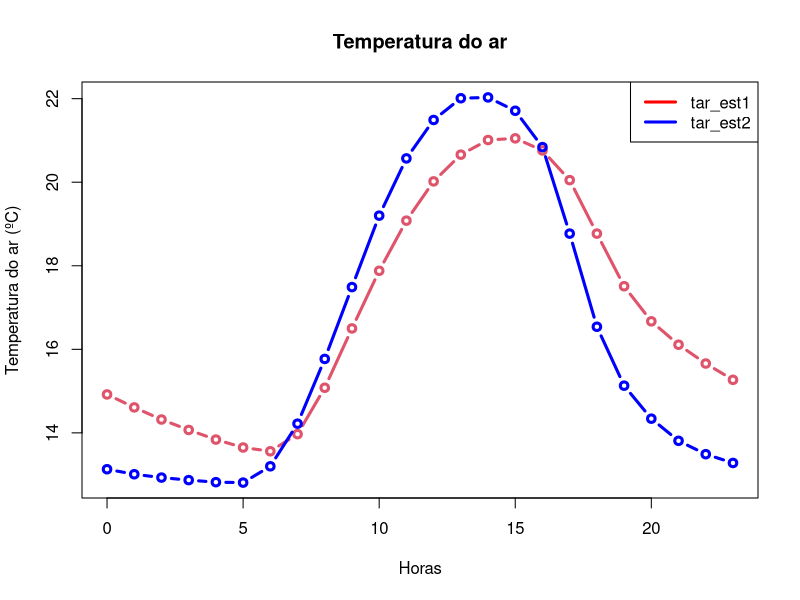
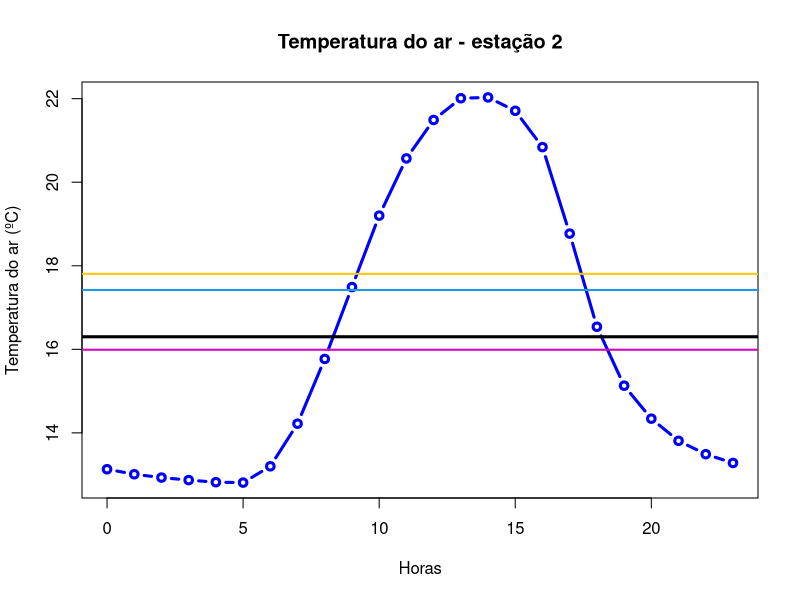
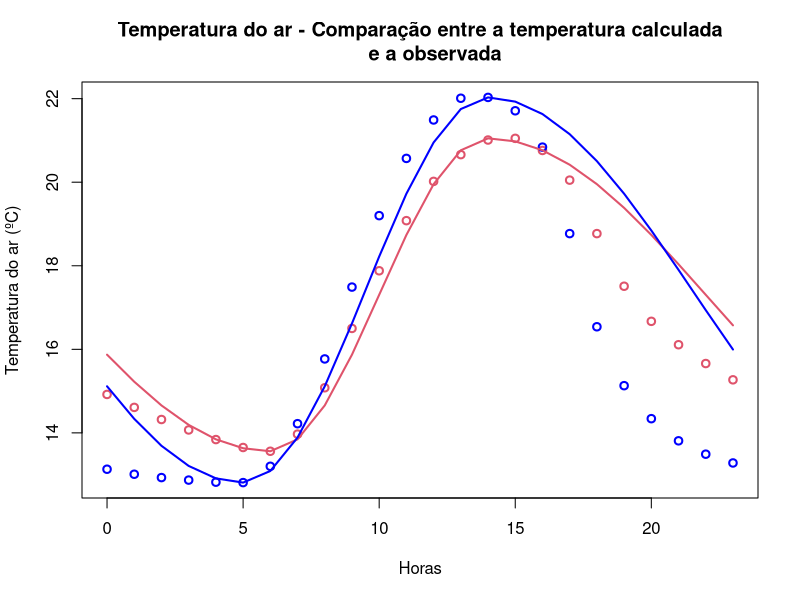

The R script that drew these images, in order:
## ---- chunk 1
knitr::opts_chunk$set(echo = TRUE,
                      comment = "",
                      prompt = FALSE, 
                      collapse = TRUE 
                      )
## ---- chunk 2
library(dplyr)
## ---- chunk 3
(x <- seq(from = 3, to = 6, by = 0.1))

e_x <-exp(x) * cos(x)
e_x
## ---- chunk 4
exp1 <- seq(from = 3, to = 36, by = 3)
exp2 <- seq(from = 1, to = 34, by = 3)
vetor_2a <- 0.1^(exp1) * 0.2^(exp2)
vetor_2a
## ---- chunk 5
seq_aux <- seq(from = 1, to = 25, by = 1)
vetor_2b <- (2^(seq_aux))/seq_aux
vetor_2b
## ---- chunk 6
dds <- c(
         domingo = 1,
         segunda = 2,
         terca = 3,
         quarta = 4,
         quinta = 5,
         sexta = 6,
         sabado = 7
)

dds

dds[2]
## ---- chunk 7
dds_nums <- c(
  5L, 2L, 5L, 2L, 7L, 7L, 2L,
  6L, 6L, 3L, 7L, 1L, 2L, 2L,
  5L, 7L, 3L, 2L, 6L, 4L, 1L
)
names(dds)[dds_nums]
## ---- chunk 8
vetor_5a <- c(85, 79, 70, 6, 32, 8, 17, 93, 81, 76)
vetor_par_5a <- (vetor_5a %% 2 == 0)
vetor_par_5a
## ---- chunk 9
quant_impar <- sum(vetor_5a %% 2 != 0)
quant_impar
## ---- chunk 10
anos <- c(1894, 1947, 1901, 1992, 1925, 2014, 1993, 1996, 1984, 1897, 2100, 2300)

ano_bissexto <- (anos %% 4 == 0 & anos %% 100 != 0) | (anos %% 400 == 0 )

ano_bissexto
## ---- chunk 11
anos[ano_bissexto]
## ---- chunk 12
ndias <- ifelse(
                test = ano_bissexto,
                yes = 366,
                no = 365
)
ndias
## ---- chunk 13
tot_anos_bissexto <- sum(ano_bissexto)
tot_anos_bissexto
## ---- chunk 14
vetor_7a <- c(
              -30,
              seq(from = 0, to = 20, by = 5),
              30
)
vetor_7a
## ---- chunk 15
vetor_7b <- seq(from = 1.0, to = 0.0, by = -0.2)
vetor_7b
## ---- chunk 16
vetor_7c <- seq(from = -pi, to = pi, length.out = 10)
vetor_7c
## ---- chunk 17
vetor_7d <- rep(x = -1:5, times = 2:8)
vetor_7d
## ---- chunk 18
vetor_7e <- rep(x = c(5:1,2:5), times = c(5:1,2:5))
vetor_7e
## ---- chunk 19
vetor_geral <- v3 <- c(11, 0.25, 7, 2)
## ---- chunk 20
seq(from = 1, to = length(vetor_geral))
## ---- chunk 21
vetor_geral <- v2 <- c(11, 0.25)
## ---- chunk 22
seq(from = 1, to = length(vetor_geral))
## ---- chunk 23
vetor_geral <- v1 <- c(11)
## ---- chunk 24
seq(from = 1, to = length(vetor_geral))
## ---- chunk 25
vetor_geral <- v0 <- c()
## ---- chunk 26
seq(from = 1, to = length(vetor_geral))
## ---- chunk 27
tar_est1 <- c(
  14.92, 14.61, 14.32, 14.07, 13.84, 13.65, 13.56, 13.97, 15.08,
  16.5, 17.88, 19.08, 20.02, 20.66, 21.01, 21.05, 20.76, 20.05,
  18.77, 17.51, 16.67, 16.11, 15.66, 15.27
)
tar_est2 <- c(
  13.13, 13.01, 12.93, 12.87, 12.82, 12.81, 13.2, 14.22, 15.77,
  17.49, 19.2, 20.57, 21.49, 22.01, 22.03, 21.71, 20.84, 18.77,
  16.54, 15.13, 14.34, 13.81, 13.49, 13.28
)
## ---- chunk 28
length(tar_est1)
length(tar_est2)

#verificando o tamanho dos vetores

horas <- seq(0, 23)

plot(
     x = horas,
     y = tar_est1,
     xlab = "Horas",
     ylab = "Temperatura do ar (ºC)",
     main = "Temperatura do ar",
     type = "b",
     lwd = 3,
     col = 2,
     ylim = range(c(tar_est1,tar_est2))
)

lines(
      x = horas,
      y = tar_est2,
      col = "blue",
      lwd = 3,
      type = "b"
)

legend("topright", legend = c("tar_est1", "tar_est2"), col = c("red", "blue"), lty = 1, lwd = 3)
## ---- chunk 29
tmed_est1 <- round(x = mean(tar_est1), digits = 1)
tmed_est2 <- round(x = mean(tar_est2), digits = 1)
tmed_est1
tmed_est2
## ---- chunk 30
tmed_est1 == tmed_est2

#Os valores não são iguais

est_quente <- ifelse(
                     test = tmed_est1 > tmed_est2,
                     yes = "O ambiente da estação 1 é mais quente",
                     no = "O ambiente da estação 2 é mais quente"
)
est_quente
## ---- chunk 31
maxtemp3_est1 <- sort(x = tar_est1, decreasing = TRUE)[3]
maxtemp3_est2 <- sort(x = tar_est2, decreasing = TRUE)[3]
maxtemp3_est1
maxtemp3_est2
## ---- chunk 32
atd_est1 <- round(max(tar_est1)-min(tar_est1), digits = 1)
atd_est2 <- round(max(tar_est2)-min(tar_est2), digits = 1)
atd_est1
atd_est2
## ---- chunk 33
hmax_est1 <- horas[which(max(tar_est1) == tar_est1)]
hmax_est2 <- horas[which(max(tar_est2) == tar_est2)]
hmin_est1 <- horas[which(min(tar_est1) == tar_est1)]
hmin_est2 <- horas[which(min(tar_est2) == tar_est2)]
hmax_est1
hmax_est2
hmin_est1
hmin_est2
## ---- chunk 34
vetor_max_diff <- abs(tar_est2[which(tar_est2 > tar_est1)]) -
  abs(tar_est1[which(tar_est2 > tar_est1)])
max_diff <- max(vetor_max_diff)
max_diff
## ---- chunk 35
hora_max_diff <- horas[which(tar_est2 > tar_est1 & (abs(tar_est2) -
  abs(tar_est1)) == max_diff)]
hora_max_diff
## ---- chunk 36
tar_apos_tmax_est1 <- tar_est1
tar_apos_tmax_est1[1:hmax_est1] <- NA

diff_apos_tmax_est1 <- c(NA, diff(tar_apos_tmax_est1))
aux1 <- which(diff_apos_tmax_est1 == min(diff_apos_tmax_est1, na.rm = TRUE))
hps_est1 <- horas[aux1]
hps_est1

tar_apos_tmax_est2 <- tar_est2
tar_apos_tmax_est2[1:hmax_est2] <- NA

diff_apos_tmax_est2 <- c(NA, diff(tar_apos_tmax_est2))
aux2 <- which(diff_apos_tmax_est2 == min(diff_apos_tmax_est2, na.rm = TRUE))
hps_est2 <- horas[aux2]
hps_est2
## ---- chunk 37
horas_prox <- horas[which(abs(tar_est1 - tar_est2) < 0.5)]
horas_prox
## ---- chunk 38
tar_met1 <- (max(tar_est2) + min(tar_est2)) / 2
tar_met1

tar_met2 <- (max(tar_est2) + min(tar_est2) + tar_est2[which(horas == 9)] +
  tar_est2[which(horas == 21)] * 2) / 5
tar_met2

tar_met3 <- (tar_est2[which(horas == 7)] + tar_est2[which(horas == 14)] +
  tar_est2[which(horas == 9)] * 2) / 4
tar_met3
## ---- chunk 39
plot(
     x = horas,
     y = tar_est2,
     xlab = "Horas",
     ylab = "Temperatura do ar (ºC)",
     main = "Temperatura do ar - estação 2",
     type = "b",
     lwd = 3,
     col = "blue",
     ylim = range(tar_est2)
)

abline(h = tmed_est2, col = 1, lwd = 3)

abline(h = tar_met1, col = 4, lwd = 2)
abline(h = tar_met2, col = 6, lwd = 2)
abline(h = tar_met3, col = 7, lwd = 2)
## ---- chunk 40
t_barra_est1 <- (max(tar_est1) + min(tar_est1)) / 2
a_upper_est1 <- (max(tar_est1) - min(tar_est1)) / 2

arg1_est1 <- pi*((horas[1:hmin_est1] + 10) / (10 + hmin_est1))

arg2_est1 <- pi*((horas[(hmin_est1+1):hmax_est1] - hmin_est1) / (14 - hmin_est1))

arg3_est1 <- pi*((14 - horas[(hmax_est1+1):length(horas)]) / (10 + hmin_est1))

tar_calc_est1 <- rep(x = NA, times = length(tar_est1)) #inicializa o vetor da
#temperatura calculada sem valor algum, mas com o mesmo tamanho de tar_est1

tar_calc_est1[1:hmin_est1] <- t_barra_est1 + a_upper_est1 * cos(arg1_est1)
tar_calc_est1[(hmin_est1 + 1):hmax_est1] <- t_barra_est1 - a_upper_est1 * 
  cos(arg2_est1)
tar_calc_est1[(hmax_est1 + 1):length(tar_calc_est1)] <- t_barra_est1 + 
  a_upper_est1 * cos(arg3_est1)

t_barra_est2 <- (max(tar_est2) + min(tar_est2)) / 2
a_upper_est2 <- (max(tar_est2) - min(tar_est2)) / 2

arg1_est2 <- pi*((horas[1:hmin_est2] + 10) / (10 + hmin_est2))

arg2_est2 <- pi*((horas[(hmin_est2+1):hmax_est2] - hmin_est2) / (14 - hmin_est2))

arg3_est2 <- pi*((14 - horas[(hmax_est2+1):length(horas)]) / (10 + hmin_est2))

tar_calc_est2 <- rep(x = NA, times = length(tar_est2)) #inicializa o vetor da 
#temperatura calculada sem valor algum, mas com o mesmo tamanho de tar_est2

tar_calc_est2[1:hmin_est2] <- t_barra_est2 + a_upper_est2 * cos(arg1_est2)
tar_calc_est2[(hmin_est2 + 1):hmax_est2] <- t_barra_est2 - a_upper_est2 * 
  cos(arg2_est2)
tar_calc_est2[(hmax_est2 + 1):length(tar_calc_est2)] <- t_barra_est2 + 
  a_upper_est2 * cos(arg3_est2)
## ---- chunk 41
plot(
     x = horas,
     y = tar_est1,
     xlab = "Horas",
     ylab = "Temperatura do ar (ºC)",
     main = "Temperatura do ar - Comparação entre a temperatura calculada
     e a observada",
     type = "p",
     lwd = 2,
     col = 2,
     ylim = range(c(tar_est1,tar_est2))
)
par(lheight = 2)

lines(
      x = horas,
      y = tar_est2,
      col = "blue",
      lwd = 2,
      type = "p"
)

lines(
      x = horas,
      y = tar_calc_est1,
      col = 2,
      lwd = 2,
      type = "l"
)

lines(
      x = horas,
      y = tar_calc_est2,
      col = "blue",
      lwd = 2,
      type = "l"
)
## ---- chunk 42
rmse_est1 <- sqrt(sum((tar_calc_est1 - tar_est1)^2) / length(tar_est1))

rmse_est1

rmse_est2 <- sqrt(sum((tar_calc_est2 - tar_est2)^2) / length(tar_est2))

rmse_est2
## ---- chunk 43
corr_est1 <- sum((tar_est1 - mean(tar_est1)) * (tar_calc_est1 - mean(tar_calc_est1))) /
  sqrt(sum(((tar_est1 - mean(tar_est1))^2)) * sum((tar_calc_est1 - mean(tar_calc_est1))^2))

corr_est1

corr_est2 <- sum((tar_est2 - mean(tar_est2)) * (tar_calc_est2 - mean(tar_calc_est2))) /
  sqrt(sum(((tar_est2 - mean(tar_est2))^2)) * sum((tar_calc_est2 - mean(tar_calc_est2))^2))

corr_est2

## ---- chunk 44
all.equal(
          target = corr_est1,
          current = cor(tar_est1, tar_calc_est1)
)

all.equal(
          target = corr_est2,
          current = cor(tar_est2, tar_calc_est2)
)
## ---- chunk 45
horas_q11 <- 9:21
prech_q11 <- c(0.0, 0.0, 0.0, 0.0, 0.0, 0.0, 0.0, 21.4, 41.2, 2.6, 1.0, 0.4,
  0.0)
## ---- chunk 46
prec_acum <- cumsum(prech_q11)
prec_acum

c(NA, diff(prec_acum))
## ---- chunk 47
hmax_q11 <- horas_q11[which(prech_q11 == max(prech_q11))]
hmax_q11
## ---- chunk 48
prech_logic <- prech_q11 > 0

hora_ini <- horas_q11[which(cumsum(prech_logic) == 1)[1]]
hora_ini

hora_fim <- horas_q11[which.max(cumsum(prech_logic))]
hora_fim

duracao <- hora_fim - hora_ini + 1
duracao
## ---- chunk 49
prech_logic2 <- prech_q11 > 20.0

hora_ini2 <- horas_q11[which(cumsum(prech_logic2) == 1)[1]]
hora_ini2

hora_fim2 <- horas_q11[which.max(cumsum(prech_logic2))[1]]
hora_fim2

duracao2 <- hora_fim2 - hora_ini2 + 1
duracao2
## ---- chunk 50
limiar_cond <- 20.0

ocorr_cond <- as.integer(prech_q11 > limiar_cond)

index_ini_cond <- which(lag(ocorr_cond) - ocorr_cond < 0)

index_prim_cond <- ifelse(
  test = ocorr_cond[1] == 1,
  yes = 1,
  no = 0
)
index_ini_cond <- c(index_prim_cond, index_ini_cond)

index_fim_cond <- which(lead(ocorr_cond) - ocorr_cond < 0)

index_ult_cond <- ifelse(
  test = ocorr_cond[length(ocorr_cond)] == 1,
  yes = length(ocorr_cond),
  no = 0
)
index_fim_cond <- c(index_fim_cond, index_ult_cond)

#hora de início
horas_q11[index_ini_cond]

#hora de fim
horas_q11[index_fim_cond]


duracao_cond <- horas_q11[index_fim_cond] - horas_q11[index_ini_cond] + 1

#duração
duracao_cond
## ---- chunk 51
prec_tot <- sum(prech_q11[which(horas_q11 == hora_ini):which(horas_q11 == hora_fim)])
prec_tot

percent_17h <- sum(prech_q11[which(horas_q11 == hora_ini):which(horas_q11 == 17)]) /
  prec_tot * 100
percent_17h
## ---- chunk 52
prec_tot2 <- sum(prech_q11[which(horas_q11 == hora_ini2):which(horas_q11 == hora_fim2)])
prec_tot2

percent_17h_2 <- sum(prech_q11[which(horas_q11 == hora_ini2):which(horas_q11 == 17)]) /
  prec_tot2 * 100
percent_17h_2
## ---- chunk 53
#considerando os valores do vetor x como os valores descritos de exemplo para o
#vetor z

x_q12 <- c(11, 10, 15, 2, 6, -15, -10, -22, -8, 5, 7, 2, 12, 8, 4, 1, 3, -3, -1,
  30, 14)

x_positiv <- x_q12 > 0
posicao_q12 <- which((lag(x_q12) * x_positiv) < 0)

x_q12[posicao_q12]
## ---- chunk 54
prec <- c(
  0, 0, 0, 0.8, 0, 0.01, 0.75, 0,
  0, 0, 0, 0.35, 0.08, 0, 0, 0, 0, 0.31, 0, 3.57, 12.17, 0, 0,
  0, 0.04, 3.16, 0, 0.95, 0.79, 0, 0, 0, 0, 0, 3.51, 0, 0, 0.16,
  0, 0, 8.16, 0.54, 4.39, 1.24, 0, 0, 0, 0, 0, 2.43, 0, 0, 0, 0,
  0, 7.18, 0, 0, 0.26, 0, 0, 0.28, 0, 0, 0.09, 0.38, 0, 0, 0, 0,
  0, 0, 0.51, 0, 0, 0, 0, 0, 0, 0.67, 0, 0, 0, 0, 0.15, 0, 0.82,
  0, 0, 0, 0, 0, 0, 0, 0, 0.37, 0, 0.58, 4.95, 0, 0, 0, 0, 0, 7.68,
  0, 0, 0.37, 0, 1.56, 0, 0, 0, 0.34, 0.48, 0, 4.21, 2.28, 4.3,
  0, 3.38, 0, 0, 0, 0, 7.28, 0, 4.89, 3.91, 0, 0, 0, 0, 0, 0, 2.93,
  0, 2.49, 0.77, 0, 2.9, 3.53, 0.83, 0, 0, 0, 0.94, 0.59, 0, 0,
  0, 0, 0.04, 0, 0.65, 0, 0, 0, 6.23, 0.09, 0, 0.66, 0, 0, 0, 4.42,
  0, 0, 0, 0.84, 0, 0, 0, 0, 0, 0.09, 0, 0, 0.08, 0, 0.66, 0, 0,
  0, 0.06, 0, 0, 0, 3.28, 0, 0.8, 5.69, 0.8, 0
)
## ---- chunk 55
prec_q13 <- prec
prec_int <- prec_q13 > 0 & prec_q13 < 0.25
sum(prec_int)
## ---- chunk 56
prec_mod_q13 <- ifelse(
                       test = prec_q13 > 0 & prec_q13 < 0.25,
                       yes = 0,
                       no = prec_q13
)
prec_mod_q13
## ---- chunk 57
prec01 <- as.integer(prec_mod_q13 > 0)
prec01
## ---- chunk 58
prob <- sum(prec01)/length(prec01)
prob
prob_percent <-prob*100
prob_percent
## ---- chunk 59
p11 <- prob * prob
p11

p11_percent <- p11 * 100
p11_percent

p01_p10 <- (prob * (1 - prob)) + ((1 - prob) * prob)
p01_p10
p01_p10_percent <- p01_p10 * 100
p01_p10_percent
## ---- chunk 60
index_ini_chuv <- which(lag(prec01) - prec01 < 0)

index_prim_chuv <- ifelse(
                          test = prec01[1] == 1,
                          yes = 1,
                          no = NA
                          )

index_ini_chuv <- c(index_prim_chuv, index_ini_chuv)
index_ini_chuv <- index_ini_chuv[which(!is.na(index_ini_chuv))]

index_fim_chuv <- which(lead(prec01) - prec01 < 0)

index_ult_chuv <- ifelse(
                         test = prec01[length(prec01)] == 1,
                         yes = length(prec01),
                         no = NA
)
index_fim_chuv <- c(index_fim_chuv, index_ult_chuv)
index_fim_chuv <- index_fim_chuv[which(!is.na(index_fim_chuv))]

duracao_chuv <- index_fim_chuv - index_ini_chuv + 1

names(duracao_chuv) <- paste("evento", (1:length(duracao_chuv)))
duracao_chuv
## ---- chunk 61
dados <- c(
  NA, NA, 27L, 7L, 4L, 0L, 26L, 15L, 25L, NA, NA, NA, NA, 6L,
  29L, 18L, 17L, 23L, 20L, 1L, 30L, 13L, NA, NA, NA, NA, NA, NA,
  NA, 19L
)
## ---- chunk 62
vetor_14a <- ifelse(
  test = is.na(dados),
  yes = cumsum(is.na(dados)),
  no = 0
)

vetor_14a

#ou
vetor_14a[!is.na(dados)] <- 0
vetor_14a[is.na(dados)] <- 1:sum(is.na(dados))

vetor_14a
## ---- chunk 63
vetor_14a2 <- as.integer(is.na(dados))
index_ini_fail <- which(lag(vetor_14a2) - vetor_14a2 < 0)

index_prim_fail <- ifelse(
                          test = vetor_14a2[1] == 1,
                          yes = 1,
                          no = NA
)

index_ini_fail <- c(index_prim_fail, index_ini_fail)
index_ini_fail <- index_ini_fail[which(!is.na(index_ini_fail))]

index_fim_fail <- which(lead(vetor_14a2) - vetor_14a2 < 0)

index_ult_fail <- ifelse(
                         test = vetor_14a2[length(vetor_14a2)] == 1,
                         yes = length(vetor_14a2),
                         no = NA
)
index_fim_fail <- c(index_fim_fail, index_ult_fail)
index_fim_fail <- index_fim_fail[which(!is.na(index_fim_fail))]

duracao_fail <- index_fim_fail - index_ini_fail + 1
duracao_fail

vetor_14a2[vetor_14a2 > 0] <- rep(seq_along(duracao_fail), times = duracao_fail)
vetor_14a2
## ---- chunk 64
vetor_14b <- dados
names(vetor_14b) <- ifelse(
                           test = is.na(vetor_14b),
                           yes = paste("falha", vetor_14a),
                           no = "num válido"
)
vetor_14b
## ---- chunk 65
vetor_14b2 <- dados
names(vetor_14b2) <- ifelse(
                            test = is.na(dados),
                            yes = paste("falha", vetor_14a2),
                            no = "válido"
)
vetor_14b2
## ---- chunk 66
vetor_14a
## ---- chunk 67
vetor_14b3 <- vetor_14a2[is.na(dados)]
vetor_14b3
## ---- chunk 68
aux_14c <- ifelse(
  test = vetor_14a2 == 0,
  yes = NA,
  no = vetor_14a2
)

tam_14c <- table(aux_14c)
names(tam_14c) <- paste0("tam_fail_", names(tam_14c))
tam_14c
## ---- chunk 69
max_fail_tam <- tam_14c[which(duracao_fail == max(duracao_fail))]
max_fail_tam
## ---- chunk 70
veloc <- c(10, 10, 10, 10, 14.142, 14.142, 14.142, 14.142, 0)

direcao <- c(270, 180, 360, 90, 225, 315, 135, 45, 0)

u_vento <- -veloc * sin((direcao * pi) / (180))
u_vento

v_vento <- -veloc * cos((direcao * pi) / (180))
v_vento
## ---- chunk 71
veloc_15b <- sqrt(u_vento^2 + v_vento^2)
veloc_15b

theta_mat <- atan2(-u_vento, -v_vento) * (180 / pi)

theta_15b <- ifelse(
  test = theta_mat < 0,
  yes = theta_mat + 360,
  no = theta_mat
)

theta_15b[veloc < 0.5] <- 0
theta_15b

## ---- chunk 72
prec_obs <- c(
  0, 0, 0, 0.5, 1, 6, 9, 0.2, 1, 0, 0, 0.25,
  10, 15, 8, 3, 0, 0, 0, 0, 0, 0, 0.25, 0,
  0, 0, 1, 5, 0, 20, 0, 0, 0, 0, 1, 1,
  0, 2, 12, 1, 0, 0, 0, 0, 0, 0, 5, 5
)
prec_sim <- c(
  0, 0.2, 0.1, 0, 0, 3, 1, 1, 1, 1, 0, 3,
  0, 10, 4, 1, 0.3, 0.5, 0.5, 0.5, 0.5, 0, 0.25, 0.25,
  0.25, 0, 0.5, 3, 0, 5, 0, 0, 0, 0, 0.5, 0,
  0.25, 0.2, 0, 0.2, 0, 0, 0, 0, 1, 2, 1, 0
)
## ---- chunk 73
wc <- sum(prec_obs[prec_sim > 0.25] > 0.25)
wc

dc <- sum(prec_obs[prec_sim <= 0.25] <= 0.25)
dc

pc <- (wc + dc) / length(prec_sim)
pc
## ---- chunk 74
wi <- sum(prec_obs[prec_sim > 0.25] <= 0.25)
wi

di <- sum(prec_obs[prec_sim <= 0.25] > 0.25)
di

csi <- wc / (wc + wi + di)
csi
## ---- chunk 75
v_obs <- c(
  -0.49, 0.27, -0.48, 0.8, -1, 0.1, -1.16,
  0.58, -1.6, -0.31, 0.45, -0.98, 0.19, 0.73,
  -0.49, -0.04, -0.11, 0.46, 2.02, -1.05
)
v_prev <- c(
  NA, -0.49, 0.27, -0.48, 0.8, -1, 0.1, -1.16,
  0.58, -1.6, -0.31, 0.45, -0.98, 0.19, 0.73,
  -0.49, -0.04, -0.11, 0.46, 2.02
)
## ---- chunk 76
pbias = 100 * (sum(v_prev - v_obs, na.rm = TRUE) / sum(v_obs, na.rm = TRUE))
pbias
## ---- chunk 77
nse <- 1 - (sum((v_obs - v_prev)^2, na.rm = TRUE) /
  sum((v_obs - mean(v_obs, na.rm = TRUE))^2))
nse
## ---- chunk 78
v2_obs <- v_obs[2:length(v_obs)]
v2_obs

v2_prev <- v_prev[2:length(v_prev)]
v2_prev

pbias2 <-100 * (sum(v2_prev - v2_obs) / sum(v2_obs))
pbias2
## ---- chunk 79
nse2 <- 1 - (sum((v2_obs - v2_prev)^2) / sum((v2_obs - mean(v2_obs))^2))
nse2
